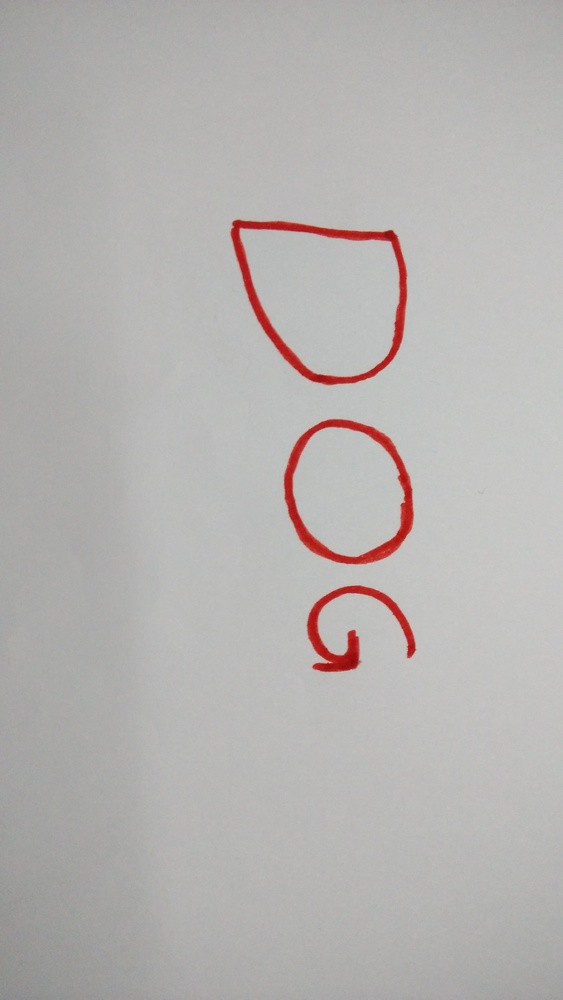
%> input picture IMG_20150311_175742.jpg, 563 x 1000 px, shrunk from 2368 x 4208 before the run
$ octave --eval "result = edu_imgpreprocess(imread('IMG_20150311_175742.jpg'));"   (GNU Octave 9; MATLAB toolbox functions it lacks are replaced by stand-ins)
%> lines starting %> are read from the running program, lines starting %| are printed output that depends on the picture; in (x1, y1, x2, y2) boxes, pixels count from 0 and x2, y2 are one past the last pixel; in counts of white or black regions, pixels touching at a corner belong together; the program's own positions count from 1


function img = edu_imgpreprocess(I)

Igray = rgb2gray(I);
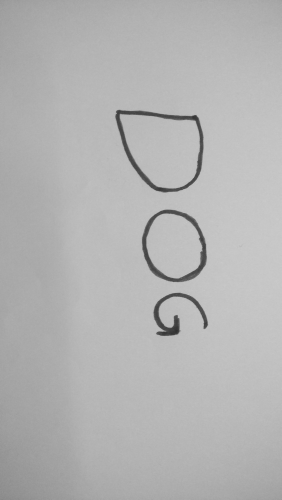
%> Igray: size 1000x563 uint8 (shown at 1/2 size); min 46, max 203, mean 179.3

Ibw = im2bw(Igray,graythresh(Igray));
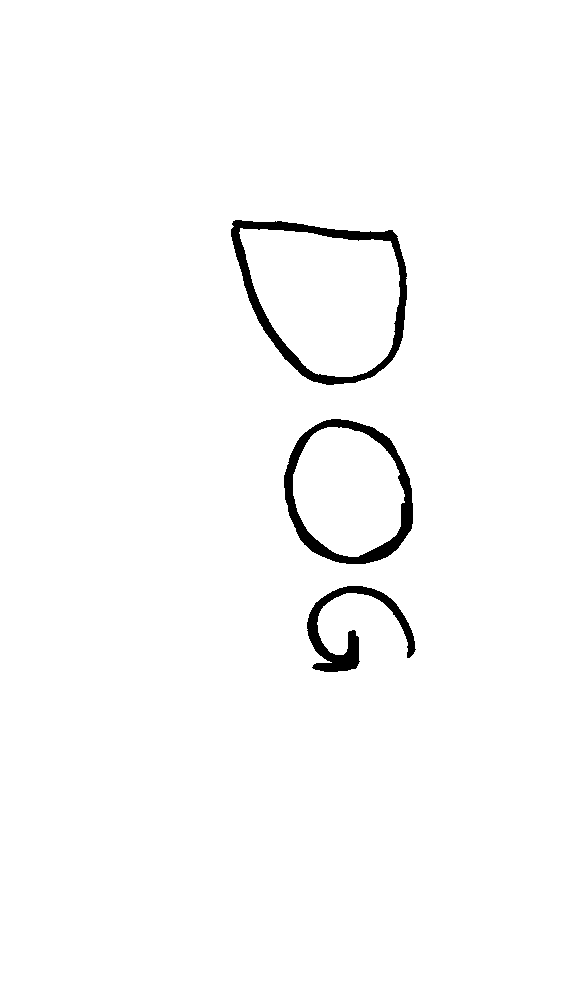
%> Ibw: size 1000x563 logical; 98.1% white; 3 black regions, box (x1, y1, x2, y2) and area: (231, 220, 407, 385) 4355, (284, 419, 413, 564) 3695, (307, 586, 416, 672) 2453

Iedge = edge(uint8(Ibw));
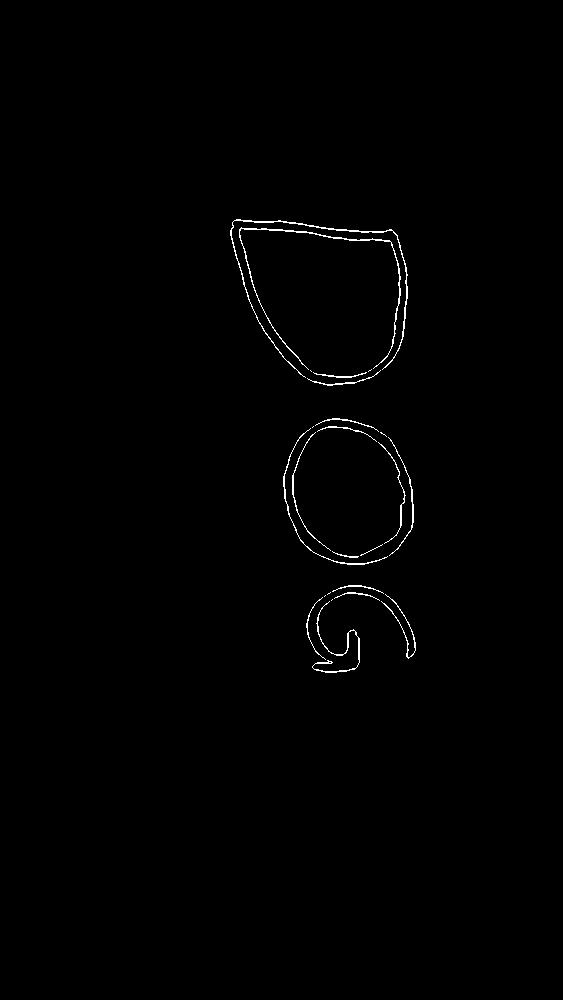
%> Iedge: size 1000x563 logical; 0.6% white in thin lines or dots, all inside (x1, y1, x2, y2) = (230, 219, 416, 673)

se = strel('square',3);

Iedge2 = imdilate(Iedge, se);
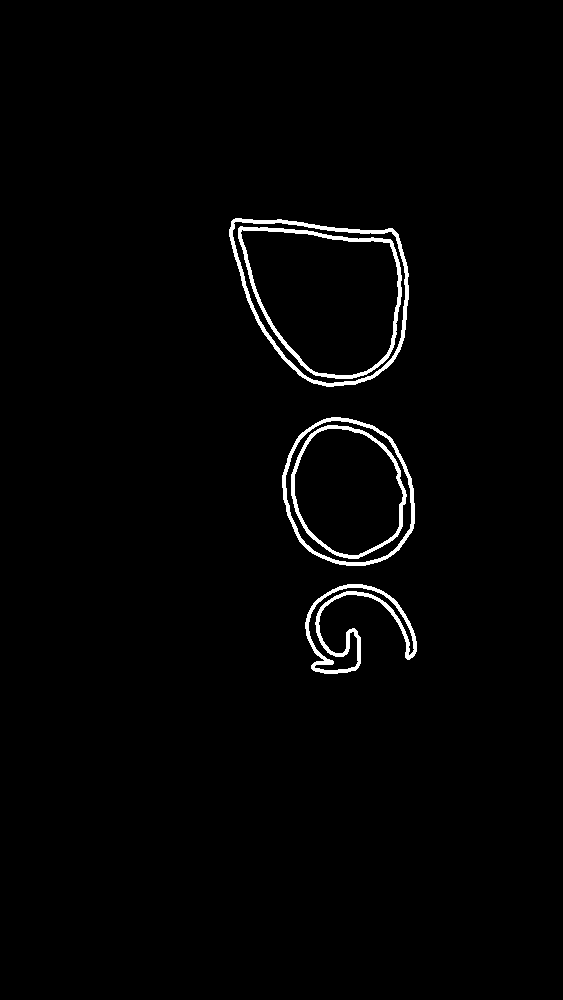
%> Iedge2: size 1000x563 logical; 1.7% white; 5 white regions, box (x1, y1, x2, y2) and area: (229, 218, 409, 387) 2222, (305, 584, 417, 674) 2113, (238, 226, 402, 379) 2005, (282, 417, 415, 566) 1666, (291, 425, 407, 559) 1445

Ifill= imfill(Iedge2,'holes');
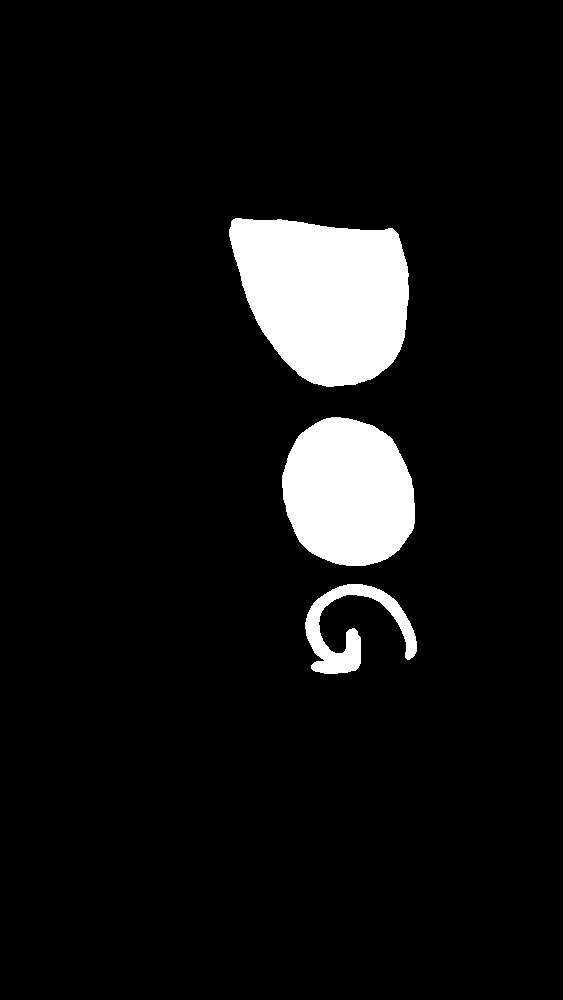
%> Ifill: size 1000x563 logical; 7.5% white; 3 white regions

[Ilabel num] = bwlabel(Ifill);%%mistake is here
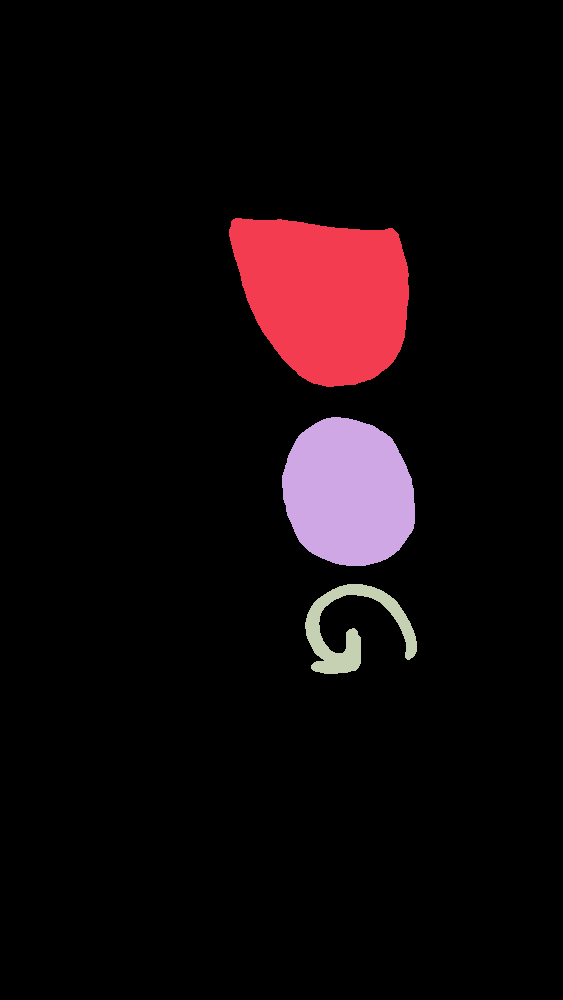
%> Ilabel: size 1000x563 double; 4 distinct labels, from 0 to 3; one colour per label, 0 black
%> num = 3

Iprops = regionprops(Ilabel);
%> Iprops = 3 regions; box (x1, y1, x2, y2), Area and Centroid: (229, 218, 409, 387) 23258 [326 296.3], (282, 417, 415, 566) 15688 [349.1 493.4], (305, 584, 417, 674) 3508 [352.7 630.8]

Ibox = [Iprops.BoundingBox];
%> Ibox = [229.5 218.5 180 169 282.5 417.5 133 149 305.5 584.5 112 90]
Ibox = reshape(Ibox,[4 num]);
%> Ibox = [229.5 282.5 305.5; 218.5 417.5 584.5; 180 133 112; 169 149 90]

Ic = [Iprops.Centroid];
%> Ic = [326 296.3 349.1 493.4 352.7 630.8]
Ic = reshape(Ic,[2 num]);
%> Ic = [326 349.1 352.7; 296.3 493.4 630.8]
Ic = Ic';
%> Ic = [326 296.3; 349.1 493.4; 352.7 630.8]
Ic(:,3) = (mean(Ic.^2,2)).^(1/2);
Ic(:,4) = 1:num;

% Extra lines compare to example2 to extract all the components into an
% cell array
Ic2 = sortrows(Ic,2);
%> Ic2 = [326 296.3 311.5 1; 349.1 493.4 427.4 2; 352.7 630.8 511 3]

for cnt = 1:(num/10)
    Ic2((cnt-1)*10+1:cnt*10,:) = sortrows(Ic2((cnt-1)*10+1:cnt*10,:),4);
end
%> this loop made 0 passes

Ic3 = Ic2(:,1:2);
%> Ic3 = [326 296.3; 349.1 493.4; 352.7 630.8]
ind = Ic2(:,4);
%> ind = [1; 2; 3]

for cnt = 1:num
    img{cnt} = imcrop(Ibw,Ibox(:,ind(cnt)));
end
%> this loop made 3 passes
%> after the loop, img = 3 items

$ run again, on IMG_20150311_180207.jpg
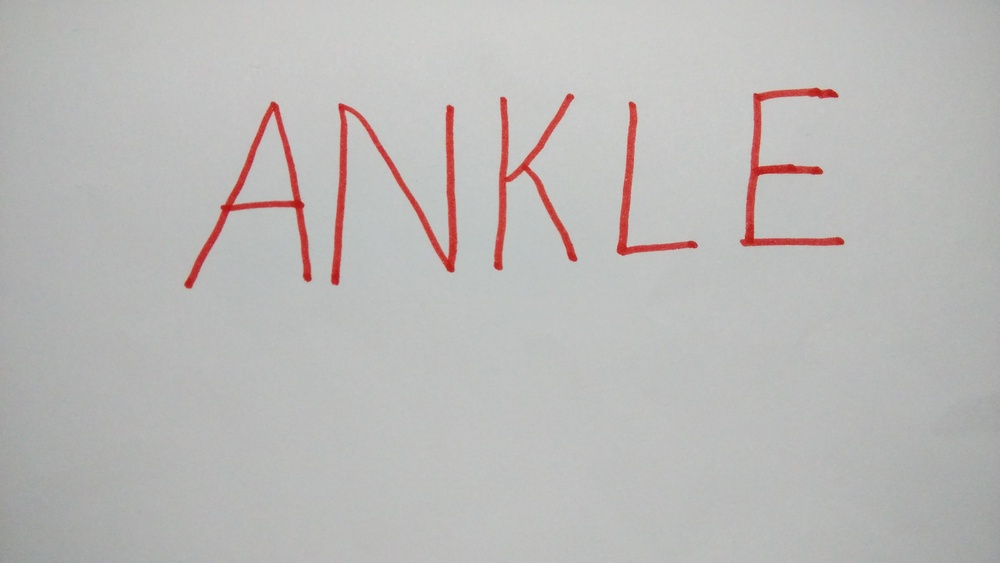
%> input picture IMG_20150311_180207.jpg, 1000 x 563 px, shrunk from 4208 x 2368 before the run
%> in edu_imgpreprocess, `Ibw = im2bw(Igray,graythresh(Igray));`:
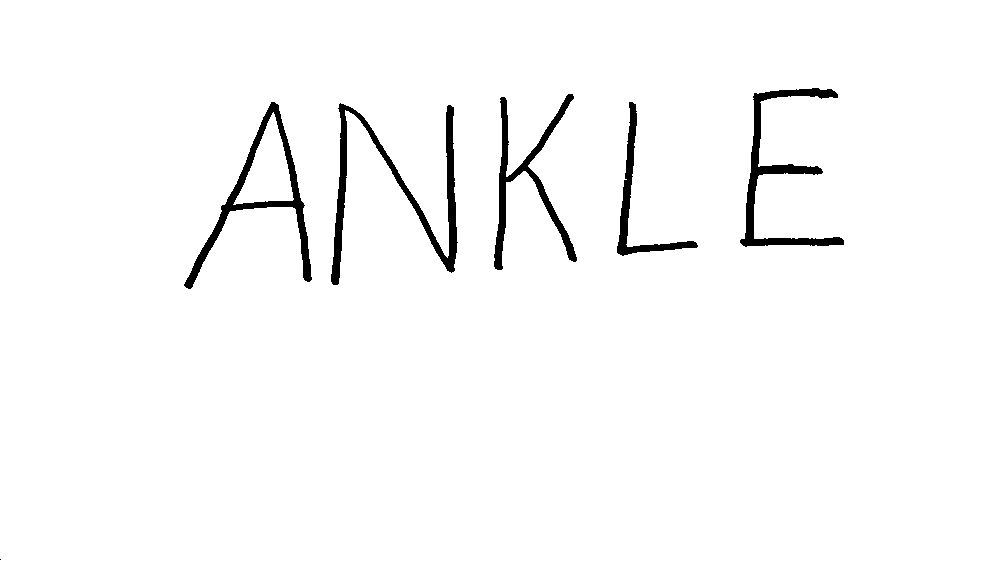
%> Ibw: size 563x1000 logical; 97.6% white; 6 black regions (1 under 20 px), largest, box (x1, y1, x2, y2) and area: (331, 103, 458, 285) 3598, (184, 102, 312, 289) 3028, (740, 88, 844, 247) 2928, (494, 94, 577, 270) 2580, (617, 102, 698, 256) 1632
%> Iedge: size 563x1000 logical; 1.1% white in thin lines or dots, all inside (x1, y1, x2, y2) = (0, 87, 845, 561)
%> Iedge2: size 563x1000 logical; 2.7% white; 7 white regions (1 under 20 px), largest, box (x1, y1, x2, y2) and area: (329, 102, 459, 287) 4194, (738, 86, 846, 248) 3045, (492, 92, 579, 272) 3039, (183, 100, 314, 291) 2416, (615, 100, 699, 257) 1798, (232, 111, 295, 207) 960
%> Ifill: size 563x1000 logical; 4.2% white; 6 white regions (1 under 20 px)
%> in edu_imgpreprocess, `[Ilabel num] = bwlabel(Ifill);`:
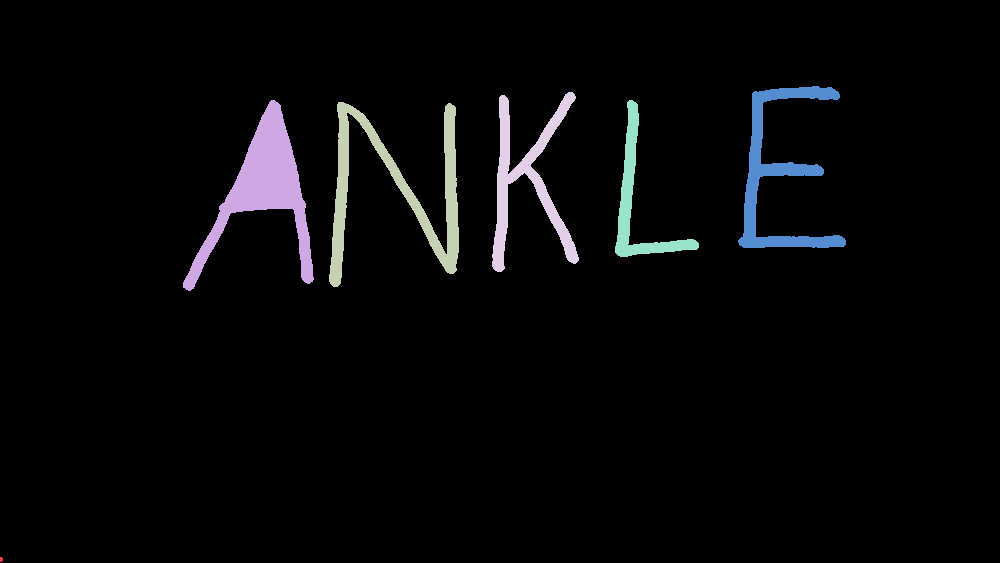
%> Ilabel: size 563x1000 double; 7 distinct labels, from 0 to 6; one colour per label, 0 black
%> num = 6
%> Iprops = 6 regions; box (x1, y1, x2, y2), Area and Centroid: (183, 100, 314, 291) 7028 [263.8 190.9], (329, 102, 459, 287) 5701 [396.8 191.1], (738, 86, 846, 248) 4461 [779.9 173], (492, 92, 579, 272) 4108 [527.8 181.9], (615, 100, 699, 257) 2535 [638.7 200.9], (0, 557, 3, 562) 13 [1.8 560]
%> in edu_imgpreprocess, `Ibox = [Iprops.BoundingBox];`: Ibox = 24 values, max 738.5 at index 21, min 0.5 at index 1, mean 201
%> in edu_imgpreprocess, `Ibox = reshape(Ibox,[4 num]);`: Ibox = [0.5 183.5 329.5 492.5 615.5 738.5; 557.5 100.5 102.5 92.5 100.5 86.5; 3 131 130 87 84 108; 5 191 185 180 157 162]
%> in edu_imgpreprocess, `Ic = [Iprops.Centroid];`: Ic = [1.85 560 263.8 190.9 396.8 191.1 527.8 181.9 638.7 200.9 779.9 173]
%> in edu_imgpreprocess, `Ic = reshape(Ic,[2 num]);`: Ic = [1.85 263.8 396.8 527.8 638.7 779.9; 560 190.9 191.1 181.9 200.9 173]
%> in edu_imgpreprocess, `Ic = Ic';`: Ic = [1.85 560; 263.8 190.9; 396.8 191.1; 527.8 181.9; 638.7 200.9; 779.9 173]
%> Ic2 = [779.9 173 564.9 6; 527.8 181.9 394.7 4; 263.8 190.9 230.2 2; 396.8 191.1 311.4 3; 638.7 200.9 473.4 5; 1.85 560 396 1]
%> Ic3 = [779.9 173; 527.8 181.9; 263.8 190.9; 396.8 191.1; 638.7 200.9; 1.85 560]
%> ind = [6; 4; 2; 3; 5; 1]
%> the loop in edu_imgpreprocess, `for cnt = 1:num` made 6 passes
%> after the loop in edu_imgpreprocess, `for cnt = 1:num`: img = 6 items
